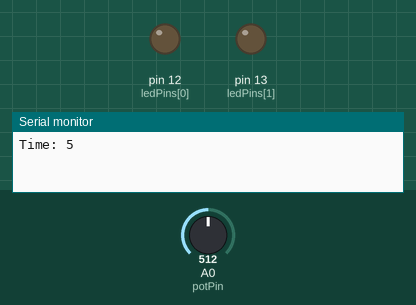
Recording of a sketch running on a simulated Arduino Uno, built with avr-gcc and run on an emulated ATmega328P. Shown: output pins drawn as LEDs (lit = HIGH), the last lines printed to the serial monitor. Inputs (shaded band) come from the test bench; at power-on: A0 (potPin) = 512.

Above: at 0.1 s.
At 5.1 s:
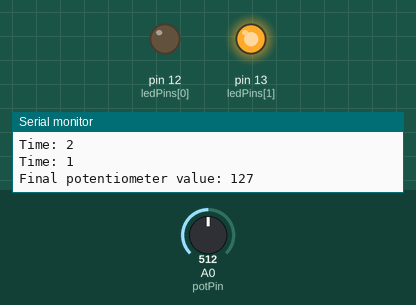
Timing chart, 0 to 6.6 s (numbered marks = the images above):
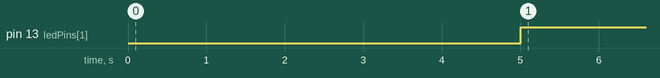

Measured:
- by itself, pin 13 (ledPins[1]): LOW → HIGH at 5.0 s

The sketch:

Assignment-3.2.ino
```cpp
//Video- https://www.youtube.com/shorts/UtxnhyHvjqw
//Objective-  land between 201-235 brightness to light up led-0 after 5s
//Rules- begin turning after countdown begins, final brightness will be printed out, if player lands on green(led-0) they win, otherwise lose, players take turns
//Challenge- estimate landing within the goal brightness before the countdown ends
//Interaction- Potentiometer dial used to modify brightness from 0-255

int potPin = A0;
int ledPins[] = {12, 13};
int numLEDs = 2;
int brightness;

void setup() {
  // put your setup code here, to run once:
  for (int i = 0; i < numLEDs; i++) {
    pinMode(ledPins[i], OUTPUT);
  }

  Serial.begin(9600);

  for (int i = 5; i > 0; i--) {
    Serial.print("Time: ");
    Serial.println(i);

    int potValue = analogRead(potPin);
    brightness = map(potValue, 0, 1023, 0, 255);

    delay(1000);
  }

  Serial.print("Final potentiometer value: ");
  Serial.println(brightness);
}

void loop() {
  // put your main code here, to run repeatedly:
  if (brightness >= 0 && brightness < 201) {
    lightUpLED(1);
  }
  else if (brightness >= 201 && brightness <= 235) {
    lightUpLED(0);
  }
  else if (brightness > 235 && brightness <= 255) {
    lightUpLED(1);
  }

  delay(50);
}

void lightUpLED(int ledIndex) {
  for (int i = 0; i < numLEDs; i++) {
    digitalWrite(ledPins[i], i == ledIndex ? HIGH : LOW);
  }
}
```
